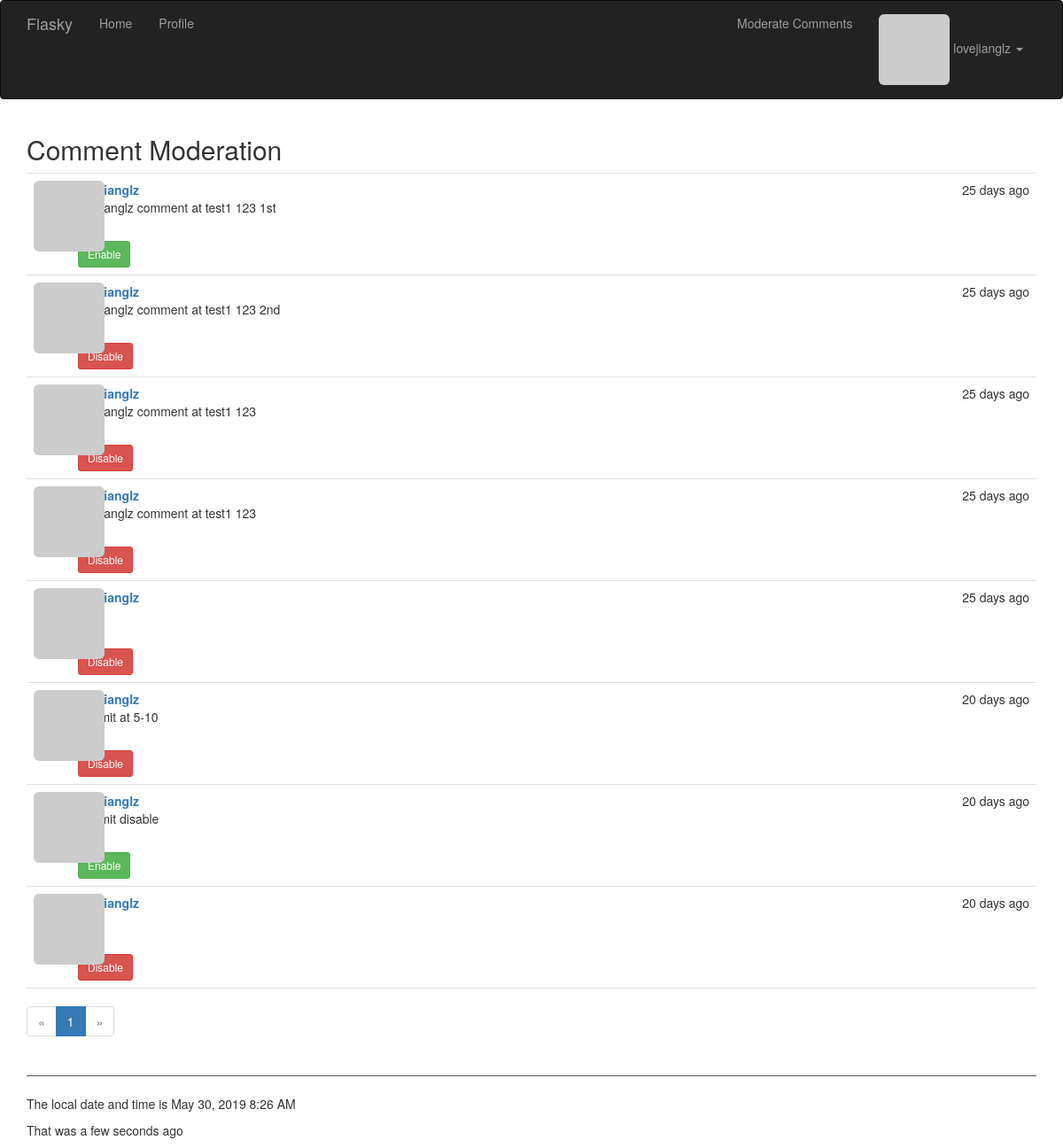
Screenshot of /moderate_comments (signed in) with the database file from the repository.
### app/models.py (models this page shows, shortened)
class User(UserMixin, db.Model):
    __tablename__ = "users"
    id = db.Column(db.Integer, primary_key=True)
    email = db.Column(db.String(64), unique=True, index=True)
    username = db.Column(db.String(64), unique=True, index=True)
    role_id = db.Column(db.Integer, db.ForeignKey("roles.id"))
    password_hash = db.Column(db.String(128))
    confirmed = db.Column(db.Boolean, default=False)
    name = db.Column(db.String(64))  # 真实姓名
    location = db.Column(db.String(64))  # 所在地
    about_me = db.Column(db.Text())  # 自我介绍
    member_since = db.Column(db.DateTime(), default=datetime.utcnow)  # 注册日期
    last_seen = db.Column(db.DateTime(), default=datetime.utcnow)  # 最后登陆日期
    avatar_hash = db.Column(db.String(32))
    posts = db.relationship("Post", backref="author", lazy="dynamic")
    followed = db.relationship("Follow",
                               foreign_keys=[Follow.follower_id],
                               backref=db.backref("follower", lazy="joined"),
                               lazy="dynamic",
                               cascade="all, delete-orphan")
    followers = db.relationship("Follow",
                                foreign_keys=[Follow.followed_id],
                                backref=db.backref("followed", lazy="joined"),
                                lazy="dynamic",
                                cascade="all, delete-orphan")
    comments = db.relationship("Comment", backref="author", lazy="dynamic")
    @property
    def password(self):
        raise AttributeError("password is not a readable attribute")
    def can(self, perm):
        return self.role is not None and self.role.has_permission(perm)
    def ping(self):
        self.last_seen = datetime.utcnow()
        db.session.add(self)
        db.session.commit()
    def gravatar(self, size=100, default="identicon", rating="g"):
        if request.is_secure:
            url = "https://secure.gravatar.com/avatar"
        else:
            url = "http://www.gravatar.com/avatar"
        email_hash = self.avatar_hash or self.gravatar_hash()
        return "{url}/{hash}?s={size}&d={default}&r={rating}".format(url=url, hash=email_hash, size=size,
                                                                     default=default, rating=rating)

class Comment(db.Model):
    __tablename__ = "comments"
    id = db.Column(db.Integer, primary_key=True)
    body = db.Column(db.Text)
    body_html = db.Column(db.Text)
    timestamp = db.Column(db.DateTime, default=datetime.utcnow())
    author_id = db.Column(db.Integer, db.ForeignKey("users.id"))
    post_id = db.Column(db.Integer, db.ForeignKey("posts.id"))
    disabled = db.Column(db.Boolean, default=False)

### app/main/views.py (the view, shortened to what this page needs)
@main.route("/moderate_comments")
@permission_required(Permission.MODERATE)
def moderate_comments():
    comment_id = request.args.get("comment_id", -1, type=int)
    comment_disable = request.args.get("comment_disable", type=bool)
    print(comment_disable)
    page = request.args.get("page", 1)
    pagination = Comment.query.order_by(Comment.timestamp).paginate(
        page=page, per_page=current_app.config["FLASK_COMMENTS_PER_PAGE"],
        error_out=True, max_per_page=None)
    comments = pagination.items
    return render_template("moderate_comments.html", comments=comments,
                           pagination=pagination, moderate=True)

### app/auth/views.py (called while the page is built)
@auth.before_app_request  # 对全部的路由都是有效的
def before_request():
    if current_user.is_authenticated:  # 用户已登陆
        current_user.ping()  # 更新用户最近登陆的时间
        if not current_user.confirmed \
                and request.endpoint \
                and request.blueprint != "auth" \
                and request.endpoint != "static":
            return redirect(url_for("auth.unconfirmed"))

### app/main/__init__.py (called while the page is built)
@main.app_context_processor
def inject_permissions():
    return dict(Permission=Permission, current_time=datetime.utcnow())

### app/main/views.py (called while the page is built)
@main.after_app_request
def after_request(response):
    for query in get_debug_queries():
        if query.duration >= current_app.config["FLASK_SLOW_DB_QUERY_TIME"]:
            current_app.logger.warning("Slow query: %s\nParameters: %s\nDuration: %fs\nContext: %s\n"%
                                       (query.statement, query.parameters, query.duration, query.context))
    return response

### app/models.py (called while the page is built)
@login_manager.user_loader
def load_user(user_id):
    return User.query.get(int(user_id))

    def has_permission(self, perm):
        return (self.permissions & perm) == perm

### app/templates/moderate_comments.html (shortened to what this page needs)
{% extends "base.html" %}
{% import "_macros.html" as macros %}
{% block page_content %}
    <h2>Comment Moderation</h2>
    {% include "_comments.html"%}
    {{ macros.pagination_widget(pagination, "main.moderate_comments") }}
{% endblock %}

### app/templates/base.html (shortened to what this page needs)
{% extends "bootstrap/base.html" %}
{% block head%}
    {{ super() }}
    <link rel="stylesheet" type="text/css" href="{{ url_for('static', filename='styles.css') }}">
{% endblock %}
{%block navbar%}
    <div class="navbar navbar-inverse" role="navigation">
        <div class="container">
            <div class="navbar-header">
                <a class="navbar-brand" href="/">Flasky</a>
            </div>
            <div class="navbar-collapse collapse">
                <ul class="nav navbar-nav">
                    <li><a href="/">Home</a></li>
                    {% if current_user.is_authenticated %}
                        <li>
                            <a href="{{ url_for("main.user",username=current_user.username) }}">
                                Profile
                            </a>
                        </li>
                    {% endif %}
                </ul>
                <ul class="nav navbar-nav navbar-right">
                    {% if current_user.is_authenticated and current_user.can(Permission.MODERATE) %}
                        <li>
                            <a href="{{ url_for("main.moderate_comments") }}">Moderate Comments</a>
                        </li>
                    {% endif %}
                    {% if current_user.is_authenticated %}
                        <li class="dropdown">
                            <a class="dropdown-toggle" data-toggle="dropdown" href="#">
                                <img class="img-rounded" src="{{ current_user.gravatar(17) }}">
                                {{ current_user.username }}
                                <b class="caret"></b>
                            </a>
                        </li>
                    {% else %}
                    <li>
                        <a href="{{ url_for("auth.login") }}">Log In</a>
                    </li>
                    {% endif %}
                </ul>
            </div>
        </div>
    </div>
{% endblock %}
{% block content%}
    <div class="container">
        {% block page_content %}
        {% endblock %}
    </div>
    <div class="container footer">
        <hr style="height:1px;border:none;border-top:1px solid #555555;" />
        <p>The local date and time is {{ moment(current_time).format("LLL")}}</p>
        <p>That was {{ moment(current_time).fromNow(refresh=True)}}</p>
    </div>
{% endblock%}

### app/templates/_comments.html (shortened to what this page needs)
<div>
    <ul class="comments">
        {% for comment in comments %}
            <li class="comment">
                <div class="comment-thumbnail">
                    <a href="{{ url_for(".user", username=comment.author.username) }}">
                        <img class="img-rounded profile-thumbnail"
                             src="{{ comment.author.gravatar(size=40) }}">
                    </a>
                </div>
                <div class="comment-date">{{ moment(comment.timestamp).fromNow() }}</div>
                <div class="comment-author">
                    <a href="{{ url_for(".user", username=comment.author.username) }}">
                        {{ comment.author.username }}
                    </a>
                </div>
                <div class="comment-content">
                    {% if comment.body_html %}
                        {{ comment.body_html | safe }}
                    {% else %}
                        {{ comment.body }}
                    {% endif %}
                </div>
                {% if moderate %}
                    <div class="comment-disable-btn">
                        {% if comment.disabled %}
                            <a class="btn btn-success btn-sm"
                               href="{{ url_for("main.moderate_comments", comment_id=comment.id, comment_disable="") }}">
                            Enable
                            </a>
                        {% else %}
                            <a class=" btn btn-danger btn-sm"
                               href="{{ url_for("main.moderate_comments", comment_id=comment.id, comment_disable=1) }}">
                                Disable
                            </a>
                        {% endif %}
                    </div>
                {% endif %}
            </li>
        {% endfor %}
    </ul>
</div>

### app/static/styles.css (style rules this page uses)
.profile-thumbnail { position: absolute; }
ul.comments { list-style-type: none; padding: 0px; margin: 0px; border-top: 1px solid #e0e0e0; }
ul.comments li.comment { padding: 8px; border-bottom: 1px solid #e0e0e0; }
div.comment-date { float: right; }
div.comment-author { font-weight: bold; margin-left: 48px; }
div.comment-thumbnail { position: absolute; }
div.comment-content { margin-left: 48px; min-height: 48px; }
div.comment-disable-btn { margin-left: 50px; }

### rows the page displays
User: username "lovejianglz"
Comment: timestamp "25 days ago", author.username "lovejianglz", body_html "lovejianglz comment at test1 123 1st"
Comment: timestamp "25 days ago", author.username "lovejianglz", body_html "lovejianglz comment at test1 123 2nd"
Comment: timestamp "25 days ago", author.username "lovejianglz", body_html "lovejianglz comment at test1 123"
Comment: timestamp "25 days ago", author.username "lovejianglz", body_html "lovejianglz comment at test1 123"
Comment: timestamp "25 days ago", author.username "lovejianglz"
Comment: timestamp "20 days ago", author.username "lovejianglz", body_html "commit at 5-10"
Comment: timestamp "20 days ago", author.username "lovejianglz", body_html "commit disable"
Comment: timestamp "20 days ago", author.username "lovejianglz"

### other values shown
{{ p }} "1"
